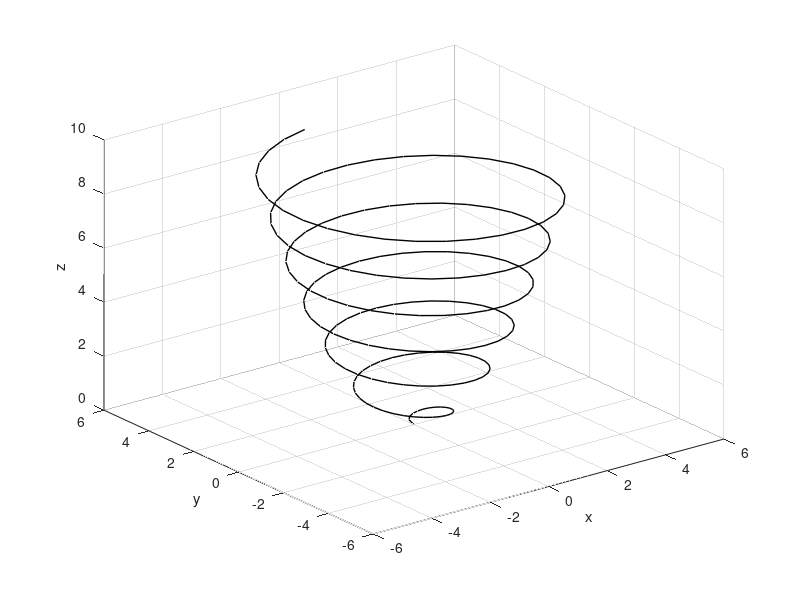

Reproduce this figure in MATLAB.
% Three - Dimensional Plots
% Do not hesiate to use: "Plotting and Data Visualization"

% 10.1 Line Plots
% plot3(x,y,z, 'line specifiers', 'PropertyName', property value)
% 'line specifiers' - define the type and color of the line and markers
% property value - specify the line width, and marker's size, and edge and
% fill colors
%
% 1) The 3 vectors with the coordinates of the data points must have the
% same number of elements
% 2) The line specifiers are the same as in 2-D plots.
% Example 1:
t = 0: 0.1 : 6*pi;
x = sqrt(t).*sin(2*t);
y = sqrt(t).*cos(2*t);
z = 0.5*t;
plot3(x,y,z,'k','linewidth',1);
grid on
xlabel('x'); ylabel('y'); zlabel('z');
% ------------------------------------

% 10.2 Mesh and Surface Plots
% Mesh & surface plots are 3-D plots used the plotting functions of the
% form z = f(x,y), where x and y are independent variables, z - dependent
% 1st step create a grid of XY plane that covers the domain of the function
% 2nd step calculate the value of z at each point of the grid
% 3rd step create the plot
% 1st step: creating a grid
x = -1 :0.1: 3; % vector that divides the domain of x
y = 1 :0.1: 4;  % vector that divides the domain of y
[X, Y] = meshgrid(x,y) % X,Y - matrises of x,y coordiunates respectevily

% 2nd step: z values calculations
Z = X.*Y.^2./(X.^2 + Y.^2)

% 3rs step: makinga mesh and surface plots:
mesh(X,Y,Z) % or surf (X,Y,Z)
xlabel('x'); ylabel('y'); zlabel('z');
grid off % usefull for nice pictures for dissertation
box on

% Examples:
x = -3 :0.25 : 3;
y = -3 :0.25 : 3;
[X, Y] = meshgrid(x,y);

Z = 1.8.^(-1.5*sqrt(X.^2 + Y.^2)).*cos(0.5*Y).*sin(X);
% different types of Graphs:
mesh(X,Y,Z)
meshz(X,Y,Z)
meshc(X,Y,Z)

surf(X,Y,Z)
surfc(X,Y,Z)
surfl(X,Y,Z)

waterfall(X,Y,Z)
contour3(X,Y,Z,55) %where n = 55 is the number of countor levels
contour(X,Y,Z,55) %where n = 55 is the number of countor levels
xlabel('x'); ylabel('y'); zlabel('z');
% ------------------------------------

% 10.3 Plots with Special Graphics
% Plot a Sphere:
[X, Y, Z] = sphere (50);
surf (X,Y,Z)

% Plot a Cylinder:
t = linspace (0, pi, 50);
r = 1.5 + sin(t);
[X,Y,Z] = cylinder (r);
surf(X,Y,Z)
axis square

% 3-D Bar plot
Y = [1 6.5 7; 2 6 7; 3 5.5 7; 4 5 7; 3 4 7; 2 3 7; 1 2 7]
bar3(Y)

% 3-D Stem plot
t = 0 : 0.2 :10;
x = t;
y = sin(t);
z = t.^1.5;
stem3(x,y,z,'fill')
grid on
xlabel('x'); ylabel('y'); zlabel('z');
% 3-D Scatter plot
scatter3(x,y,z,'filled')
grid on 
colormap([0.1 0.1 0.1])
xlabel('x'); ylabel('y'); zlabel('z');
axis square

% 3-D Pie Plot
X = [5 9 14 20];
explode = [1 200 5 2];
pie3 (X, explode)
colormap([0.5 0.8 0.3 ])

% Polar coordinates grid in the xy plane:
% 1st step: Create grid of values theta and r with the m e s h g r i d function
% 2nd step: Calculate the value of z at each point of the grid
% 3rd step: Convert the polar coordinates to a gris in Cartesian coordinates with  p o l 2 c a r t function
% 4th step: Make a 3-D plot using the values of z and the Cartesian coordinates
[th, r] = meshgrid ((0:5:360)*pi/180, 0:.1 :2);
Z = r.*th;
[X,Y] = pol2cart(th,r);
mesh(X,Y,Z)
surf(X,Y,Z)
axis square

% 10.4 The v i e w Command
%
% The v i e w command controls the direction from which the plot is viewed.
% This is done by specifying a direction in terms of azimuth and elevation
% angles. To set the viewing angle of the plot, the view command has the
% form: view(az, el) or view([az,el])
% az - azimuth, which is angle (in degrees) un the xy plane measured relative to
%      the negative y axis direction and defined as positive in the
%      counterclockwise direction.
% el - angle of elevation (in degrees) from xy plane. A positive value
%      corresponds to openening an angle in the direction of the z axis
% The default view angles are: az = - 37.5 and el = 30
x = -3 : 0.25 :3;
y = -3 : 0.25 :3;
[X, Y] = meshgrid (x, y);
Z = 1.8.^(-1.5*sqrt(X.^2 + Y.^2)).*cos(0.5*Y).*sin(X);
surf(X,Y,Z)
view(20,35)

% N.B.>> 
% xy top view  az = 0 el = 90
% xz side view az = 0 el = 0
% yz side view az = 90 el = 0
view(0,0)
view(90,0)

% Examples:
t = 0 : 0.1 : 6*pi;
x = sqrt(t).*sin(2*t)
y = sqrt(t).*cos(2*t)
z = 0.5*t;
plot3(x,y,z,'k','linewidth',1)
view(0,90) % is equal view(2)
grid on
xlabel('x'); ylabel('y'); zlabel('z');
view (3) % default

%--------------------------------------
